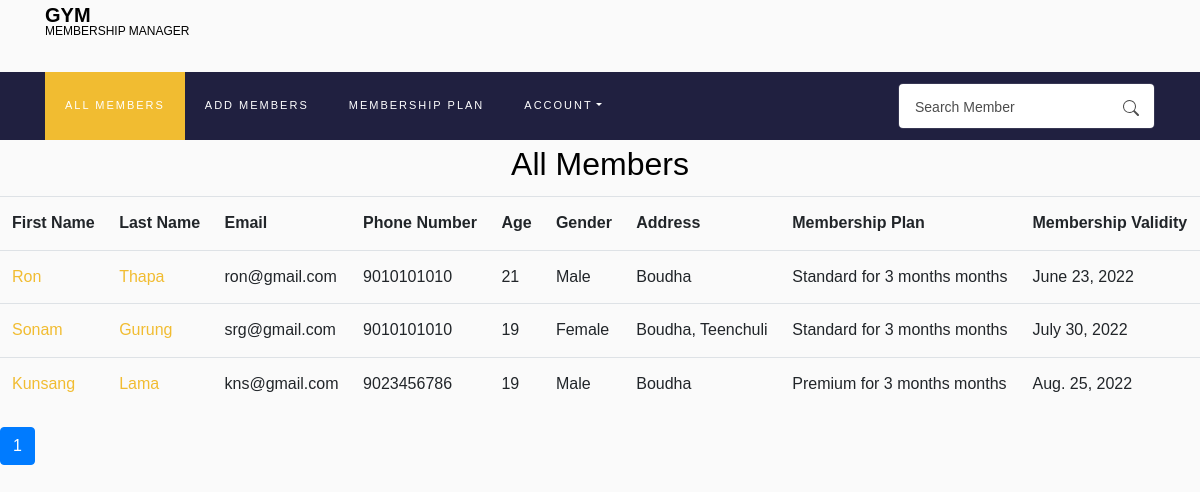
The app's page /?page=2 (signed in), older data.
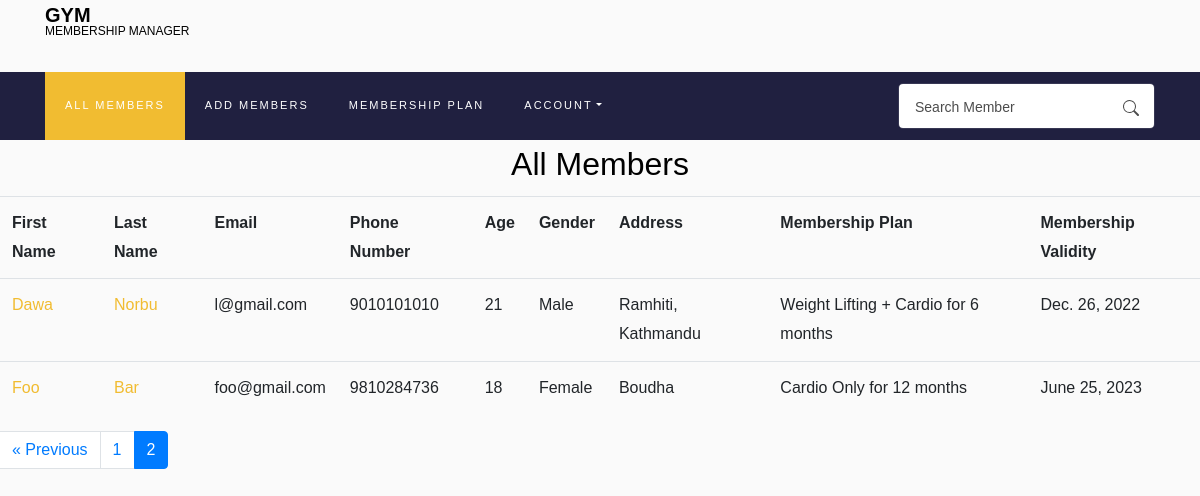
The same page, newer data.
### Membership/models.py (models this page shows, shortened)
class Members(models.Model):
    gym_owner = models.ForeignKey(
        User, on_delete=models.CASCADE, related_name='gym_owner', default=None)
    first_name = models.CharField(max_length=100, blank=False)
    last_name = models.CharField(max_length=100, blank=False)
    email = models.EmailField(max_length=100, blank=False)
    age = models.IntegerField(blank=False)
    gender = models.CharField(max_length=10, blank=False)
    phone_number = models.CharField(max_length=20, blank=False)
    address = models.CharField(max_length=100, blank=False)
    membership = models.ForeignKey(
        Membership, on_delete=models.CASCADE, related_name='membership')
    validity = models.DateField()

class Membership(models.Model):
    user = models.ForeignKey(
        User, on_delete=models.CASCADE, related_name='owner')
    membership_type = models.CharField(max_length=100, blank=False)
    membership_price = models.IntegerField(blank=False)
    membership_duration = models.CharField(max_length=20, blank=False)
    def __str__(self):
        if self.membership_duration == "1" :
            return f"{self.membership_type} for {self.membership_duration} month"
        else:
            return f"{self.membership_type} for {self.membership_duration} months"

### Membership/views.py (the view)
# urls.py: path("",views.all_members, name='index'),
@login_required(login_url='/login',redirect_field_name=None)
def all_members(request):
    members = Members.objects.filter(
        gym_owner=request.user).order_by('validity').all()
    paginator = Paginator(members, 5)
    page_num = request.GET.get('page')
    page_obj = paginator.get_page(page_num)
    return render(request, 'Membership/all-members.html', {
        'page_obj': page_obj,
        'form': SearchForm()
    })

### Membership/forms.py
class SearchForm(forms.Form):
    search = forms.CharField(label='',max_length=100,widget=forms.TextInput(attrs={
        'class':'form-control pl-3',
        'placeholder': 'Search Member',
    }))

### Membership/utils.py (called while the page is built)
def inject_form(request):
    return {'searchform': SearchForm()}

### Membership/templates/Membership/all-members.html (shortened to what this page needs)
{% extends "Membership/layout.html" %}
{% block body %}
<h2 style="text-align: center;">All Members</h2>
<table class="table table-hover">
    <tr>
        <th>First Name</th>
        <th>Last Name</th>
        <th>Email</th>
        <th>Phone Number</th>
        <th>Age</th>
        <th>Gender</th>
        <th>Address</th>
        <th>Membership Plan</th>
        <th>Membership Validity</th>
    </tr>
    {% for member in page_obj %}
    <tr>
        <td> <a href="{% url 'member-detail' member.id%}" style="text-decoration: none;"> {{member.first_name}}</a></td>
     <td> <a href="{% url 'member-detail' member.id%}" style="text-decoration: none;">{{member.last_name}}</a></td>
        <td>{{member.email}}</td>
        <td>{{member.phone_number}}</td>
        <td>{{member.age}}</td>
        <td>{{member.gender}}</td>
        <td>{{member.address}}</td>
        <td>{{member.membership}}</td>
        <td>{{member.validity}}</td>
    </tr>
    {% empty %}
    <p>Member does not exists</p>
    {% endfor %}
</table>
<div class="pagination">
    <ul class="pagination">
        {% if page_obj.has_previous %}
        <a class="page-link" href="?page={{ page_obj.previous_page_number }}">&laquo Previous</a>
        {% endif %}
        {% for page in page_obj.paginator.page_range %}
        {% if page == page_obj.number %}
        <li class="page-item active">
            <a class="page-link" href="?page={{ page }}">{{ page }} </a>
        </li>
        {% else %}
        <a class="page-link" href="?page={{ page }}">{{ page }}</a>
        {% endif %}
        {% endfor %}
    </ul>
</div>
{% endblock %}

Row changes from the older to the newer data that the page shows:
removed Members: first_name "Ron", last_name "Thapa", email "ron@gmail.com", phone_number "9010101010", age "21", gender "Male", address "Boudha", membership "Standard for 3 months months", validity "June 23, 2022"
removed Members: first_name "Sonam", last_name "Gurung", email "srg@gmail.com", phone_number "9010101010", age "19", gender "Female", address "Boudha, Teenchuli", membership "Standard for 3 months months", validity "July 30, 2022"
removed Members: first_name "Kunsang", last_name "Lama", email "kns@gmail.com", phone_number "9023456786", age "19", gender "Male", address "Boudha", membership "Premium for 3 months months", validity "Aug. 25, 2022"
added Members: first_name "Dawa", last_name "Norbu", email "l@gmail.com", phone_number "9010101010", age "21", gender "Male", address "Ramhiti, Kathmandu", membership "Weight Lifting + Cardio for 6 months", validity "Dec. 26, 2022"
added Members: first_name "Foo", last_name "Bar", email "foo@gmail.com", phone_number "9810284736", age "18", gender "Female", address "Boudha", membership "Cardio Only for 12 months", validity "June 25, 2023"
Text that changed along with them:
text now shown: "« Previous"
list line gone: "1"
new list line: "1"
new list line: "2"
